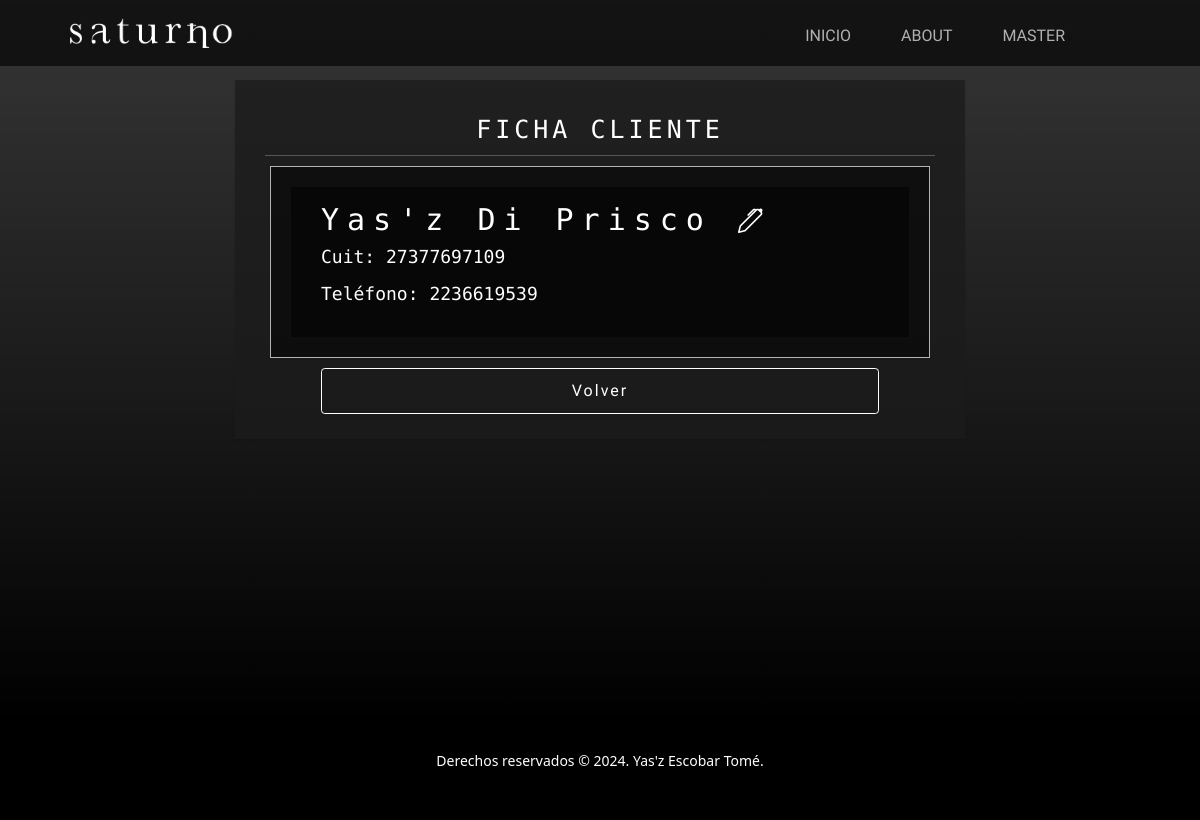
The app's page /cuentas/ver-cliente/2 (signed in) with its own data.
### accounts/models.py (models this page shows, shortened)
class Person(models.Model):
    cuit = models.CharField(max_length=11, null=True, blank=True)
    phone = models.IntegerField(null=True, blank=True)

class Client(Person):
    first_name = models.CharField(max_length=50)
    last_name = models.CharField(max_length=50, null=True, blank=True)

class Person(models.Model):
    cuit = models.CharField(max_length=11, null=True, blank=True)
    phone = models.IntegerField(null=True, blank=True)

### accounts/views.py (the view)
# urls.py: path('ver-cliente/<int:pk>', views.ClientDetailView.as_view(), name='DetailClient'),
class ClientDetailView(LoginRequiredMixin, DetailView):
    model = Client
    context_object_name = 'client'
    template_name = 'accounts/client-detail.html'

### accounts/templates/accounts/client-detail.html (shortened to what this page needs)
{% extends 'main/base.html' %}
{% block main %}
<section class="page-section">
    <div class="container container-box py-4 px-lg-5 text-white text-center">
        <h1>FICHA CLIENTE</h1>
        <hr>
        <div class="row gx-4 gx-lg mx-2 custom-card">
            <div class="col-12 pt-4 pe-4 mt-sm-3 mt-md-0 info-card">
                <h2 class="col-12">{{ client.first_name }} {{ client.last_name }}
                    {% if request.user.is_superuser %}
                        <a href="{% url 'UpdateClient' client.pk %}"><i class="bi bi-pen"></i></a>
                    {% endif %}
                </h2>
                <p>Cuit: {{ client.cuit }}</p>
                <p>Teléfono: {{ client.phone }}</p>
            </div>
        </div>
        <a class="btn btn-outline-green col-10 my-3" href="{% url 'Clients' %}">Volver</a>
    </div>
</section>
{% endblock %}

### main/templates/main/base.html (shortened to what this page needs)
{% load static %}
<!DOCTYPE html>
<html lang="es">
<head>
    <link href="https://cdn.jsdelivr.net/npm/bootstrap@5.3.3/dist/css/bootstrap.min.css" rel="stylesheet"
>
    <link href="{% static 'main/css/styles.css' %}" rel="stylesheet"/>
</head>
<body>
    <nav class="navbar navbar-expand-lg navbar-light fixed-top">
        <div class="container px-4 px-lg-5">
            <a class="navbar-brand" href="/">
                <img src="{% static 'main/assets/img/logo.png' %}" alt="logo" class="d-inline-block align-text-top">
            </a>
            <div class="collapse navbar-collapse" id="navbarNav">
                <ul class="navbar-nav ms-auto">
                    <li class="nav-item pt-2">
                        <a class="nav-link" aria-current="page" href="{% url 'index' %}">INICIO</a>
                    </li>
                    <li class="nav-item pt-2">
                        <a class="nav-link" href="{% url 'About' %}">ABOUT</a>
                    </li>
                    <li class="nav-item dropdown pt-2">
                        {% if request.user.is_authenticated %}
                        <a class="nav-link" type="button" id="dropdownMenuButton" data-bs-toggle="dropdown" aria-expanded="false">
                            {{request.user.username|upper}}
                        </a>
                        {% endif %}
                    </li>
                    <li class="nav-item dropdown">
                        {% if request.user.is_authenticated %}
                        <a class="nav-link" type="button" id="dropdownMenuButton" data-bs-toggle="dropdown" aria-expanded="false">
                        </a>
                        {% endif %}
                    </li>
                </ul>
            </div>
        </div>
    </nav>
    {% block main %}
    {% endblock main %}
    <footer class="footer bg-black small text-center text-white-50">
        <p>Derechos reservados &copy; 2024. Yas'z Escobar Tomé.</p>
    </footer>
</body>
</html>

### records on screen
Client: first_name "Yas'z", last_name "Di Prisco"
Person: cuit "27377697109", phone "2236619539"

### other values on screen
{{ request.user.username|upper }} "MASTER"
